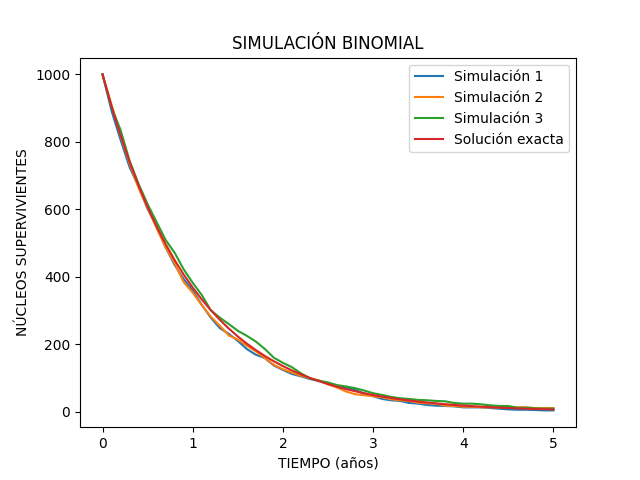

Write the Python code that produced this figure.
import matplotlib.pyplot as plt
import numpy as np
import time


#### CONSTANTES FÍSICAS 
## Vamos a trabajar en años
#T12 = 5730.0
#Lambda = np.log(2)/T12

Lambda = 1

n0 = 10**3 #número de núcleos a tiempo 0

t = 5 #tiempo que vamos a simular
dt = 0.1  #intervalo de tiempo
u = int(t/dt) #número de intervalos

N=n0 #número de núcleos supervivientes
D = 0 #número de núcleos desintegrados

p= 1- np.exp(-Lambda*dt)

inicio = time.perf_counter()

def simulacion():
    tiempos = []
    supervivientes = []
    N=n0

    for i in range(u + 1):
        tiempos.append(i*dt)
        supervivientes.append(N)

        D = 0
        D = np.random.binomial(N, p)
        N -= D

    return tiempos, supervivientes        

# Ejecutar 3 simulaciones
tiempos, N1 = simulacion()
_, N2 = simulacion()
_, N3 = simulacion()

fin = time.perf_counter()

# Guardar todo junto
datos = np.column_stack((tiempos, N1, N2, N3))
np.savetxt("simulaciones/binomial.txt", datos)

tiempos = np.array(tiempos) #para graficar la solución exacta

# Graficar
plt.title("SIMULACIÓN BINOMIAL")
plt.plot(tiempos, N1, label="Simulación 1")
plt.plot(tiempos, N2, label="Simulación 2")
plt.plot(tiempos, N3, label="Simulación 3")
plt.plot(tiempos, n0*np.exp(-Lambda*tiempos), label="Solución exacta")
plt.xlabel("TIEMPO (años)")
plt.ylabel("NÚCLEOS SUPERVIVIENTES")
plt.legend()
plt.savefig("simulaciones/binomial.png")
plt.show()

costeaprox = 3*(u+1) #3 simulaciones, cada una con u+1 intervalos

print("Coste aproximado:", costeaprox)
print("Tiempo de ejecución:", fin - inicio , "segundos")
